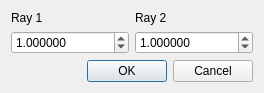
<?xml version="1.0" encoding="UTF-8"?>
<ui version="4.0">
 <class>dScaleRays</class>
 <widget class="QDialog" name="dScaleRays">
  <property name="windowModality">
   <enum>Qt::WindowModal</enum>
  </property>
  <property name="geometry">
   <rect>
    <x>0</x>
    <y>0</y>
    <width>264</width>
    <height>90</height>
   </rect>
  </property>
  <property name="sizePolicy">
   <sizepolicy hsizetype="Fixed" vsizetype="Fixed">
    <horstretch>0</horstretch>
    <verstretch>0</verstretch>
   </sizepolicy>
  </property>
  <property name="windowTitle">
   <string>Dialog</string>
  </property>
  <property name="modal">
   <bool>true</bool>
  </property>
  <layout class="QVBoxLayout" name="verticalLayout_3">
   <item>
    <layout class="QHBoxLayout" name="horizontalLayout">
     <item>
      <layout class="QVBoxLayout" name="verticalLayout">
       <item>
        <widget class="QLabel" name="label">
         <property name="text">
          <string>Ray 1</string>
         </property>
        </widget>
       </item>
       <item>
        <widget class="QDoubleSpinBox" name="dsbRay1Scale">
         <property name="decimals">
          <number>6</number>
         </property>
         <property name="maximum">
          <double>100.000000000000000</double>
         </property>
         <property name="singleStep">
          <double>0.100000000000000</double>
         </property>
         <property name="value">
          <double>1.000000000000000</double>
         </property>
        </widget>
       </item>
      </layout>
     </item>
     <item>
      <layout class="QVBoxLayout" name="verticalLayout_2">
       <item>
        <widget class="QLabel" name="label_2">
         <property name="text">
          <string>Ray 2</string>
         </property>
        </widget>
       </item>
       <item>
        <widget class="QDoubleSpinBox" name="dsbRay2Scale">
         <property name="decimals">
          <number>6</number>
         </property>
         <property name="maximum">
          <double>100.000000000000000</double>
         </property>
         <property name="singleStep">
          <double>0.100000000000000</double>
         </property>
         <property name="value">
          <double>1.000000000000000</double>
         </property>
        </widget>
       </item>
      </layout>
     </item>
    </layout>
   </item>
   <item>
    <widget class="QDialogButtonBox" name="buttonBox">
     <property name="orientation">
      <enum>Qt::Horizontal</enum>
     </property>
     <property name="standardButtons">
      <set>QDialogButtonBox::Cancel|QDialogButtonBox::Ok</set>
     </property>
    </widget>
   </item>
  </layout>
 </widget>
 <resources/>
 <connections>
  <connection>
   <sender>buttonBox</sender>
   <signal>accepted()</signal>
   <receiver>dScaleRays</receiver>
   <slot>accept()</slot>
   <hints>
    <hint type="sourcelabel">
     <x>248</x>
     <y>254</y>
    </hint>
    <hint type="destinationlabel">
     <x>157</x>
     <y>274</y>
    </hint>
   </hints>
  </connection>
  <connection>
   <sender>buttonBox</sender>
   <signal>rejected()</signal>
   <receiver>dScaleRays</receiver>
   <slot>reject()</slot>
   <hints>
    <hint type="sourcelabel">
     <x>316</x>
     <y>260</y>
    </hint>
    <hint type="destinationlabel">
     <x>286</x>
     <y>274</y>
    </hint>
   </hints>
  </connection>
 </connections>
</ui>
